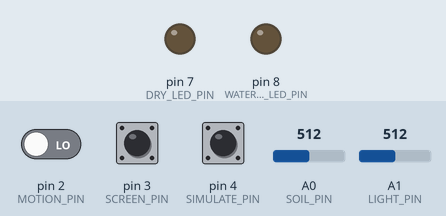
The sketch below on a simulated Arduino Uno, built with avr-gcc and run on an emulated ATmega328P. Shown: output pins drawn as LEDs (lit = HIGH). The test bench sets the inputs (shaded band); at power-on: A0 (SOIL_PIN) = 512, pin 4 (SIMULATE_PIN) HIGH, pin 2 (MOTION_PIN) LOW, pin 3 (SCREEN_PIN) HIGH, A1 (LIGHT_PIN) = 512. What the sketch prints to the serial monitor is not drawn.

Above: at 1.2 s.
1.3 s: A0 (SOIL_PIN) set to 656
2.8 s: A0 (SOIL_PIN) set to 679
At 4.0 s:
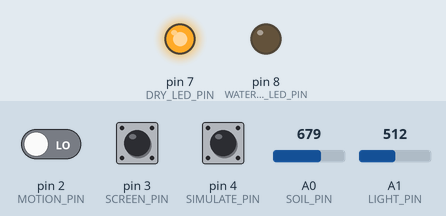
4.3 s: pin 4 (SIMULATE_PIN) pulled LOW for 0.15 s
At 5.3 s:
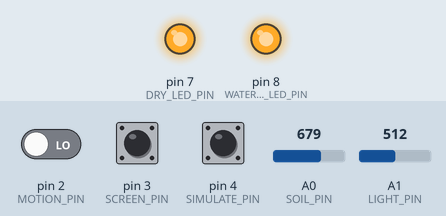
7.4 s: A0 (SOIL_PIN) set to 511
At 7.7 s:
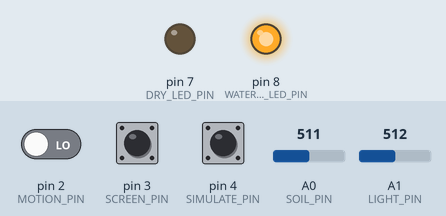
10.4 s: A0 (SOIL_PIN) set to 716
At 11.2 s:
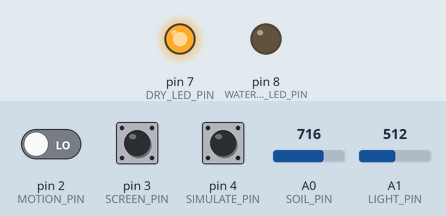
11.9 s: A0 (SOIL_PIN) set to 490
At 12.4 s:
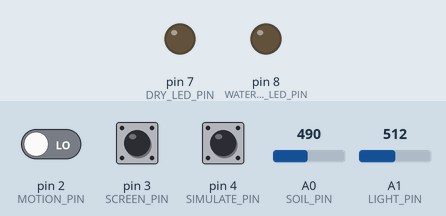
Timing chart, 0 to 14.4 s (numbered marks = the images above; inputs shaded):
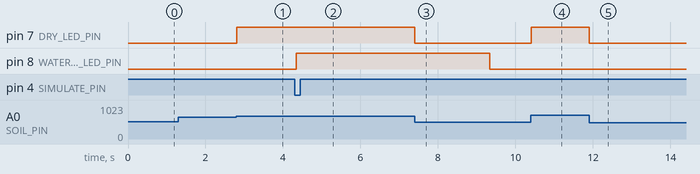

The sketch:

watering_system.ino
```cpp
// USB-only alternative; use firmware/wifi_sensor for Wi-Fi/MQTT.
#include "sensor_node.h"
```

sensor_node.h
```cpp
#pragma once
#include <stdio.h>
#include "sensor_config.h"

const byte MOTION_PIN = 2;       // HC-SR501 OUT: HIGH = motion
const byte SCREEN_PIN = 3;       // Normally-open reed switch to GND; closed when screen is down
const byte SIMULATE_PIN = 4;     // Push button to GND
const byte DRY_LED_PIN = 7;      // LED through 330 ohm resistor to GND
const byte WATERING_LED_PIN = 8; // LED through 330 ohm resistor to GND
const byte SOIL_PIN = A0;        // Capacitive soil-moisture analog output
const byte LIGHT_PIN = A1;       // Grove light sensor analog output; place at the window
unsigned long lastSample = 0;
unsigned long simulationStarted = 0;
unsigned long buttonChanged = 0;
bool simulating = false;
bool previousButton = HIGH;
bool stableButton = HIGH;

void setup() {
  Serial.begin(115200);
#ifdef WIFI_SENSOR
  wifiSetup();
#endif
  pinMode(MOTION_PIN, INPUT);
  pinMode(SCREEN_PIN, INPUT_PULLUP);
  pinMode(SIMULATE_PIN, INPUT_PULLUP);
  pinMode(DRY_LED_PIN, OUTPUT);
  pinMode(WATERING_LED_PIN, OUTPUT);
}

void loop() {
  const unsigned long now = millis();
#ifdef WIFI_SENSOR
  wifiTick(now);
#endif
  const bool button = digitalRead(SIMULATE_PIN);
  if (button != previousButton) buttonChanged = now;
  previousButton = button;
  if (now - buttonChanged >= 40 && button != stableButton) {
    stableButton = button;
    if (button == LOW && !simulating) {
      simulating = true;
      simulationStarted = now;
    }
  }
  if (simulating && now - simulationStarted >= SIMULATION_MS) simulating = false;
  digitalWrite(WATERING_LED_PIN, simulating ? HIGH : LOW);
  if (now - lastSample < 100) return;
  lastSample = now;

  const int soilRaw = analogRead(SOIL_PIN);
  const int soilPercent = constrain(map(soilRaw, SOIL_DRY_RAW, SOIL_WET_RAW, 0, 100), 0, 100);
  const bool needsWater = soilPercent < SOIL_DRY_PERCENT;
  const int lightRaw = analogRead(LIGHT_PIN);
  const bool lightBright = lightRaw >= LIGHT_BRIGHT_THRESHOLD;
  const int motion = digitalRead(MOTION_PIN) == HIGH ? 1 : 0;
  const int screenDown = digitalRead(SCREEN_PIN) == LOW ? 1 : 0;

  digitalWrite(DRY_LED_PIN, needsWater ? HIGH : LOW);
  char payload[256];
  snprintf(payload, sizeof(payload),
    "{\"motion\":%d,\"screen_down\":%d,\"light_raw\":%d,\"light_bright\":%d,\"soil_raw\":%d,\"soil_percent\":%d,\"needs_water\":%d,\"watering_simulated\":%d}",
    motion, screenDown, lightRaw, lightBright ? 1 : 0, soilRaw, soilPercent,
    needsWater ? 1 : 0, simulating ? 1 : 0);
  Serial.println(payload);
#ifdef WIFI_SENSOR
  wifiPublish(payload, motion, screenDown, lightBright ? 1 : 0, now);
#endif
}
```

sensor_config.h
```cpp
#pragma once
// Measure both endpoints in your own pot before trusting the percentage.
const int SOIL_DRY_RAW = 800;
const int SOIL_WET_RAW = 350;
const int SOIL_DRY_PERCENT = 30;
// Grove light sensor raw >= this value means bright; adjust at the window.
const int LIGHT_BRIGHT_THRESHOLD = 500;
const unsigned long SIMULATION_MS = 5000;
static_assert(SOIL_DRY_RAW != SOIL_WET_RAW, "Soil calibration endpoints must differ");
```

Measured:
- the behaviour switches between 665 and 666 on A0 (SOIL_PIN) (found by bisection; images 0 and 1)
- after the input at 1.3 s, every drawn part: stays the same
- after the input at 2.8 s, pin 7 (DRY_LED_PIN): LOW → HIGH at once
- after the input at 4.3 s, pin 8 (WATERING_LED_PIN): LOW → HIGH at once
- after the input at 7.4 s, pin 7 (DRY_LED_PIN): HIGH → LOW at once
- after the input at 10.4 s, pin 7 (DRY_LED_PIN): LOW → HIGH at once
- after the input at 11.9 s, pin 7 (DRY_LED_PIN): HIGH → LOW at once
